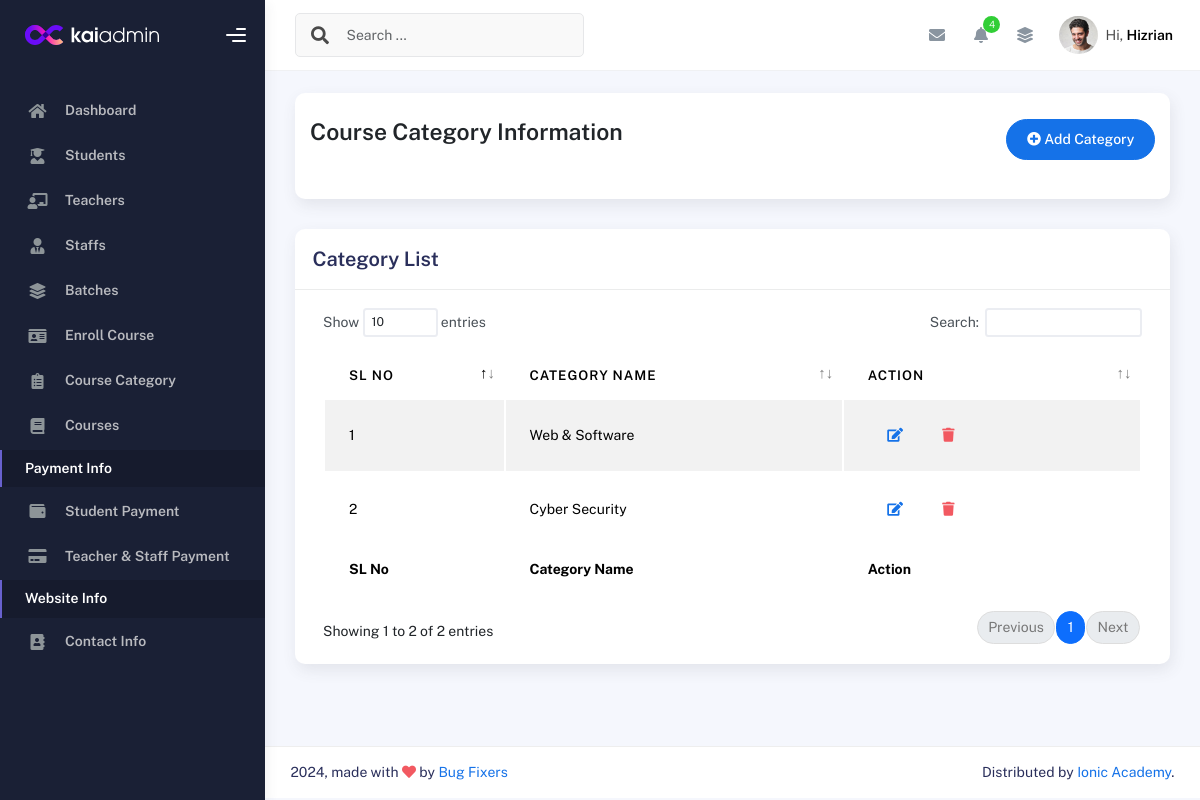
The app's page /categorylist/ (signed in), older data.
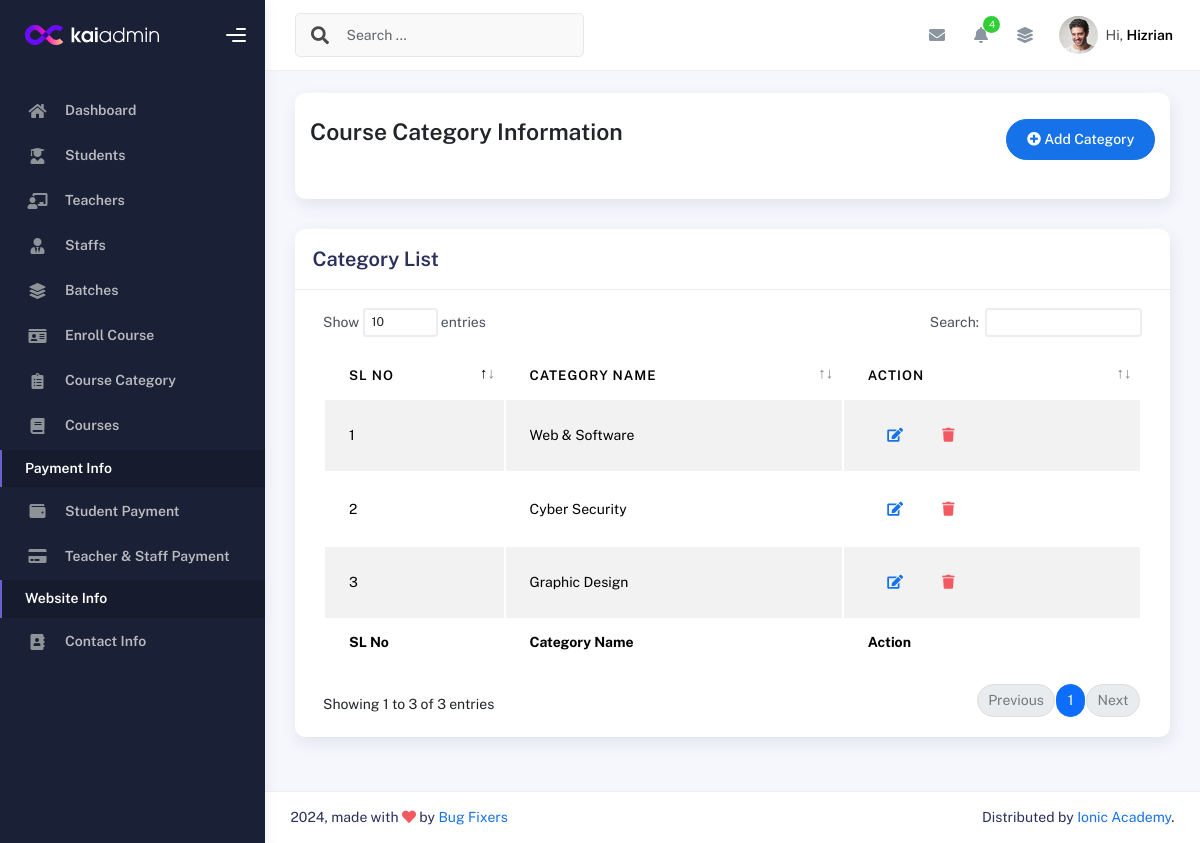
The same page, newer data.
### IMSapp/models.py (models this page shows, shortened)
class CourseCategoryModel(models.Model):
    CategoryName = models.CharField(max_length=100,null=True)

### IMSapp/courseviews.py (the view)
# urls.py: path('categorylist/',categorylist,name="categorylist"),
@login_required
def categorylist(request):
    categorydata = CourseCategoryModel.objects.all()
    return render(request,'courses/categorylist.html',{'categorydata':categorydata})

### IMSapp/templates/courses/categorylist.html
{% extends "profilemaster/master.html" %}
{% block content %}
<div class="col-sm-12 col-md-12">
    <div class="card card-stats card-round">
        <div class="card-body">
            <div class="d-flex align-items-left align-items-md-center flex-column flex-md-row pt-2 pb-4">
                <div>
                    <h3 class="fw-bold mb-3">Course Category Information</h3>
                </div>
                <div class="ms-md-auto py-2 py-md-0">
                    <a href="{% url 'addcategory' %}" class="btn btn-primary btn-round"><i class="fas fa-plus-circle"></i> Add Category</a>
                </div>
            </div>
        </div>
    </div>
</div>
<div class="col-md-12">
    <div class="card">
      <div class="card-header">
        <h4 class="card-title">Category List</h4>
      </div>
      <div class="card-body">
        <div class="table-responsive">
          <table id="basic-datatables" class="display table table-striped table-hover">
            <thead>
              <tr>
                <th>SL No</th>
                <th>Category Name</th>
                <th>Action</th>
              </tr>
            </thead>
            <tfoot>
              <tr>
                <th>SL No</th>
                <th>Category Name</th>
                <th>Action</th>
              </tr>
            </tfoot>
            <tbody>
              {% for i in categorydata %}
                <tr>
                  <td>{{forloop.counter}}</td>
                  <td>{{i.CategoryName}}</td>
                  <td>
                    <div class="form-button-action">
                      <a href="{% url 'editcategory' i.id %}" class="btn btn-link btn-primary btn-md">
                        <i class="fa fa-edit"></i>
                      </a>
                      <a href="{% url 'deletecategory' i.id %}" class="btn btn-link btn-danger btn-md">
                        <i class="fa fa-trash"></i>
                      </a>
                    </div>
                  </td>
                </tr>
              {% endfor %}
            </tbody>
          </table>
        </div>
      </div>
    </div>
  </div>
{% endblock content %}

Row changes from the older to the newer data that the page shows:
added CourseCategoryModel: CategoryName "Graphic Design"
Text that changed along with them:
text written by a page script: "Show entries Search: Showing 1 to 2 of 2 entries Previous 1 Next" → "Show entries Search: Showing 1 to 3 of 3 entries Previous 1 Next"
